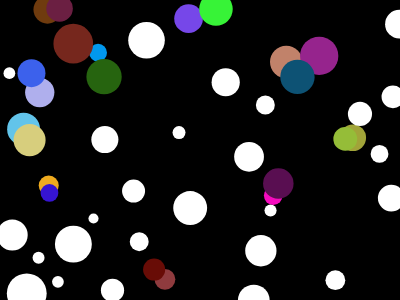
Frame 1 (no input)
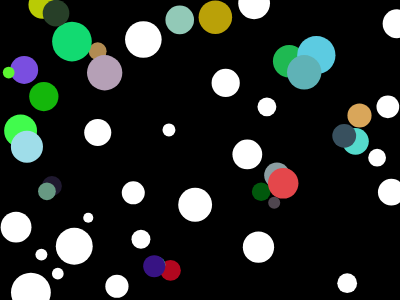
Frame 60 (no input)
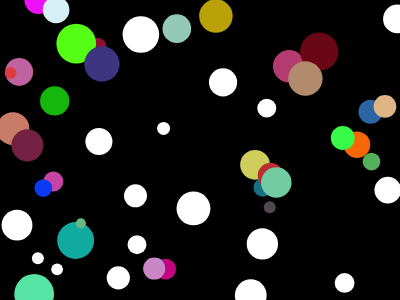
Frame 120 (the mouse pressed at the canvas centre since frame 60)

The p5.js sketch that drew these frames (run headless with seeded random() and noise() and a simulated clock; from frame 60 on, the mouse is pressed at the canvas centre):

// p5.js sketch
// ── sketch.js
things = [];

function setup() {
  createCanvas(400, 300);
  background(0);

  var i = 0;
  for (; i < 50; i++) {
    var posx = random(0, width);
    var posy = random(0, height);
    things.push(new Thing(posx, posy));
  }

  noStroke();
}

function draw() {
  background(0);
  var i = 0;
  for (; i < things.length; i++) {
    things[i].update();

    if (i < things.length - 1) {
      var j = i + 1;
      for (;j < things.length; j++ ) {
        if (things[i].intersects(things[j])) {
          things[i].changeColor();
          things[j].changeColor();
        }
      }
    }
    things[i].display();
  }
}

function Thing(x, y) {
  this.pos = createVector(x, y);
  this.r = random(5, 20);
  this.col = color(255);

  this.intersects = function(other) {
    var sumRad = this.r + other.r;
    if (dist(this.pos.x, this.pos.y, other.pos.x, other.pos.y) < sumRad) {
      return true;
    } else {
      return false;
    }
  }

  this.changeColor = function() {
    this.col = color(random(255), random(255), random(255));
  }

  this.update = function() {
    if (this.pos.x > width) {
      this.pos.x = 0;
    } else if (this.pos.x < 0) {
      this.pos.x = width;
    } else {
      this.pos.x += random(-1, 1);
    }
    if (this.pos.y > height) {
      this.pos.y = 0;
    } else if (this.pos.y < 0) {
      this.pos.y = height;
    } else {
      this.pos.y += random(-1, 1);
    }
  }

  this.display = function() {
    fill(this.col);
    ellipse(this.pos.x, this.pos.y, this.r * 2, this.r * 2);
  }
}
